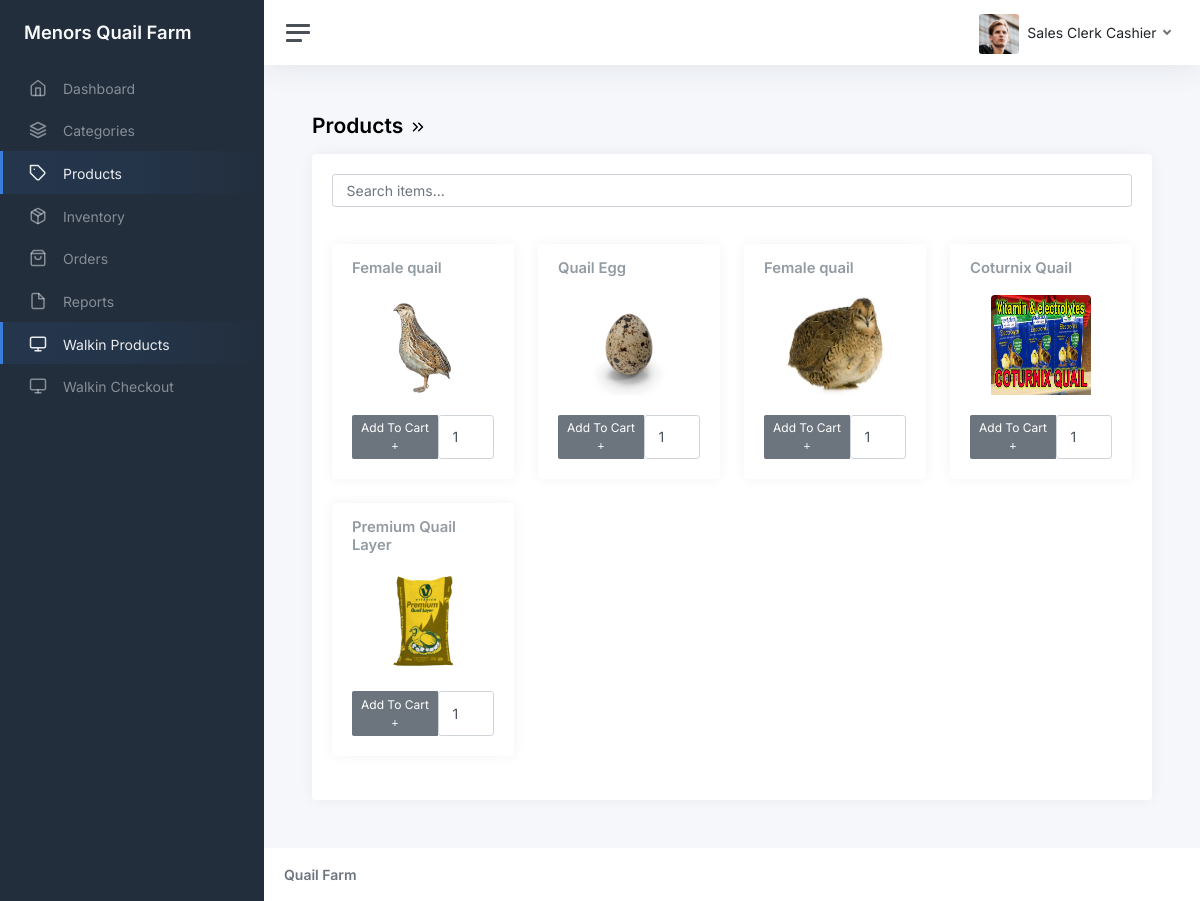
The app's page /admin/walkin_product.php (signed in), older data.
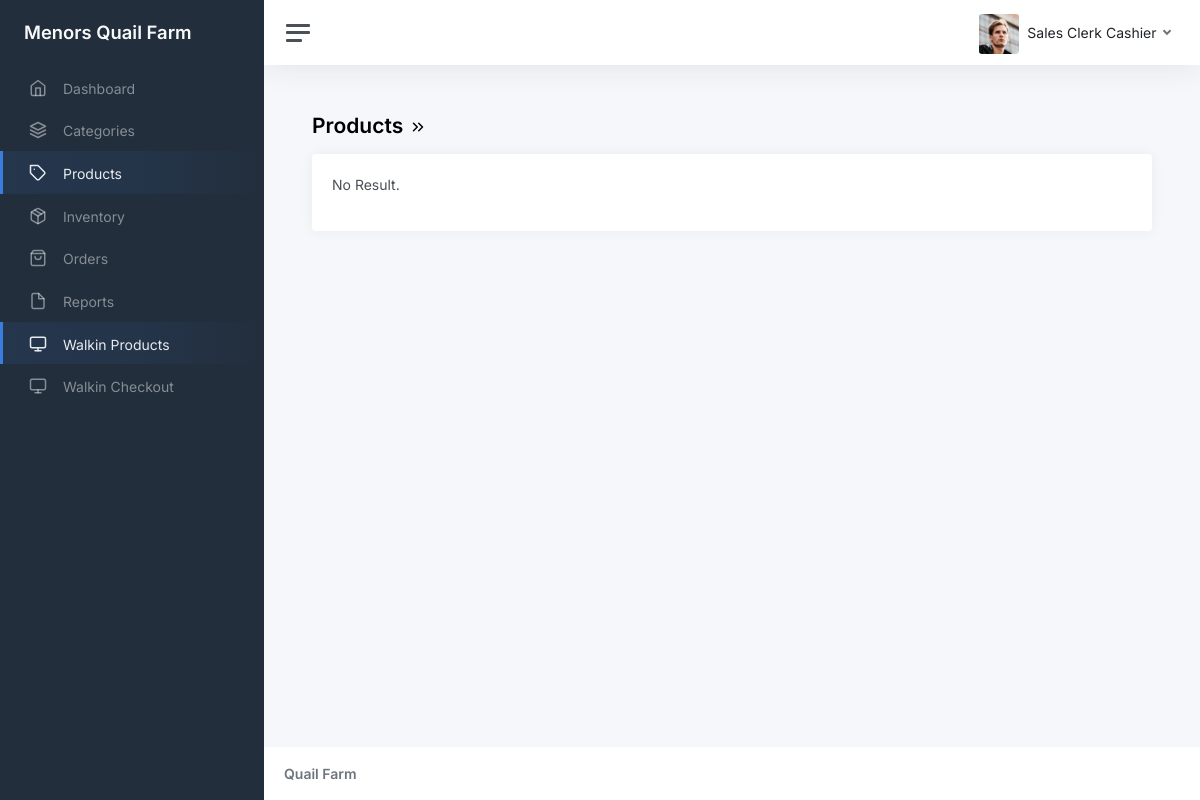
The same page, newer data.
### tables this page shows
CREATE TABLE `tbl_inventory` (
  `id` int(11) NOT NULL AUTO_INCREMENT,
  `product_id` int(11) DEFAULT NULL,
  `qty` int(11) DEFAULT NULL,
  PRIMARY KEY (`id`)
);

CREATE TABLE `tbl_product` (
  `id` int(11) NOT NULL AUTO_INCREMENT,
  `category_id` int(11) DEFAULT NULL,
  `name` varchar(45) DEFAULT NULL,
  `description` varchar(45) DEFAULT NULL,
  `image` varchar(255) DEFAULT NULL,
  `price` decimal(5,2) DEFAULT 0.00,
  `date_created` datetime DEFAULT current_timestamp(),
  `created_by` int(11) DEFAULT NULL,
  `is_deleted` int(11) DEFAULT 0,
  `expiration_date` date DEFAULT NULL,
  PRIMARY KEY (`id`)
);

### functions.php (called while the page is built, shortened)
<?php
function get_list($sql)
{
    $result = mysqli_query($_SESSION['conn'], $sql);
    $temp = array();
    while ($row = $result->fetch_assoc()) {
        $temp[] = $row;
    }
    return $temp;
}

### admin/walkin_product.php (the view, shortened to what this page needs)
<?php include_once('header.php') ?>
<?php
$filter = $_GET['filter'];
$where = '';
$where .= ($filter == 'all') ? '' : "and c.name LIKE '%$filter%'";
$data['inventory'] = get_list("select i.qty,p.* from tbl_product p inner join tbl_inventory i on i.product_id = p.id inner join tbl_category c on c.id = p.category_id where 1 = 1  and i.qty > 0 and p.is_deleted = 0 $where");
?>
<main class="content">
  <div class="container-fluid p-0">
    <h1 class="h3 mb-3"><strong>Products</strong> <i data-feather="chevrons-right"></i> <?= ucfirst(strtolower($_GET['filter'])) ?> </h1>
    <div class="row">
      <div class="col-12 col-lg-12">
        <div class="card">
          <div class="card-body">
            <?php if (!empty($data['inventory'])) { ?>
              <div class="col-12 mb-3">
                <input type="search" class="form-control" id="search-item" placeholder="Search items...">
              </div>
              <br>
              <div class="row">
                <?php foreach ($data['inventory'] as $res) { ?>
                  <div class="col-3 col-md-3 item-box" data-name="<?php echo strtolower($res['name']); ?>">
                    <div class="card">
                      <div class="card-header">
                        <h5 class="card-title mb-0" data-name="<?php echo strtolower($res['name']); ?>"><?php echo $res['name']; ?></h5>
                      </div>
                      <center>
                        <img class="card-img-top" src="../images/products/<?php echo $res['image']; ?>" style="width:100px;height:100px;text-align:center">
                      </center>
                      <div class="card-body">
                        <form method="POST" name="add_to_cart" onsubmit="return confirm('Are You Sure?');">
                          <div class="btn-group btn-group-sm" role="group" aria-label="Large button group" style="width:100%">
                            <button type="submit" class="btn btn-secondary" name="add_to_cart">Add&nbsp;To&nbsp;Cart <i class="fa fa-plus"></i></button>
                            <input type="number" name="qty" class="form-control" placeholder="" value="1" min="1" max="<?php echo $res['qty'] + 1; ?>">
                          </div>
                        </form>
                      </div>
                    </div>
                  </div>
                <?php } ?>
              </div>
            <?php } else { ?>
              <p>No Result. </p>
            <?php } ?>
          </div>
        </div>
      </div>
    </div>
  </div>
</main>
<?php include_once('footer.php') ?>

Row changes from the older to the newer data that the page shows:
no longer on this page (row edited): tbl_inventory: product.name "Female quail", product.image (picture)
no longer on this page (row edited): tbl_inventory: product.name "Quail Egg", product.image (picture)
no longer on this page (row edited): tbl_inventory: product.name "Female quail", product.image (picture)
no longer on this page (row edited): tbl_inventory: product.name "Coturnix Quail", product.image (picture)
no longer on this page (row edited): tbl_inventory: product.name "Premium Quail Layer", product.image (picture)
Text that changed along with them:
text now shown: "No Result."
